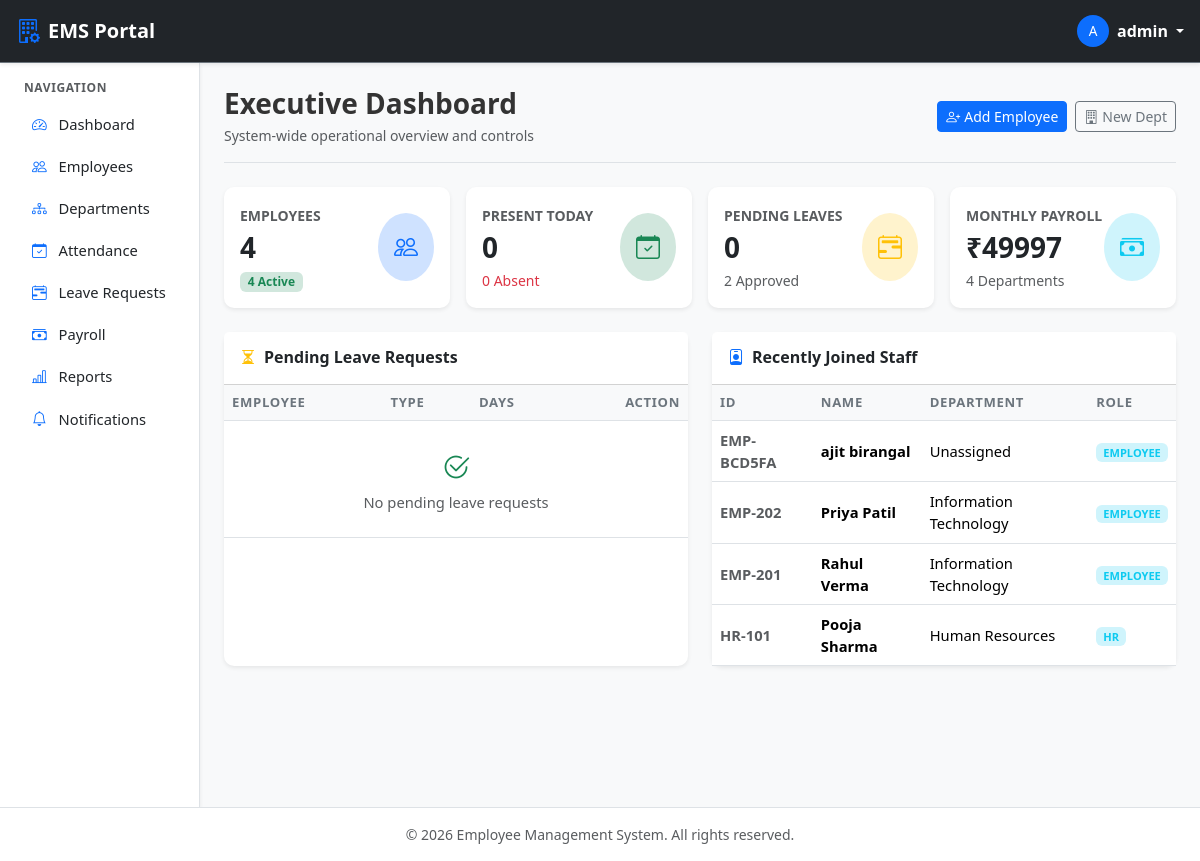
/admin-dashboard/ (signed in), run on the app's committed database.
### employees/models.py (models this page shows, shortened)
class Employee(models.Model):
    ROLE_CHOICES = (
        ('ADMIN', 'Admin'),
        ('HR', 'HR / Manager'),
        ('EMPLOYEE', 'Employee'),
    )
    GENDER_CHOICES = (
        ('MALE', 'Male'),
        ('FEMALE', 'Female'),
        ('OTHER', 'Other'),
    )
    STATUS_CHOICES = (
        ('ACTIVE', 'Active'),
        ('INACTIVE', 'Inactive'),
    )
    user = models.OneToOneField(
        User,
        on_delete=models.CASCADE,
        related_name='employee'
    )
    employee_id = models.CharField(max_length=20, unique=True)
    phone = models.CharField(max_length=15, blank=True, null=True)
    address = models.TextField(blank=True, null=True)
    date_of_birth = models.DateField(blank=True, null=True)
    gender = models.CharField(max_length=10, choices=GENDER_CHOICES, default='MALE')
    profile_picture = models.ImageField(
        upload_to='profile_pictures/',
        blank=True,
        null=True
    )
    department = models.ForeignKey(
        Department,
        on_delete=models.SET_NULL,
        null=True,
        blank=True,
        related_name='employees'
    )
    designation = models.ForeignKey(
        Designation,
        on_delete=models.SET_NULL,
        null=True,
        blank=True,
        related_name='employees'
    )
    joining_date = models.DateField(blank=True, null=True)
    basic_salary = models.DecimalField(max_digits=10, decimal_places=2, default=0.00)
    role = models.CharField(max_length=10, choices=ROLE_CHOICES, default='EMPLOYEE')
    status = models.CharField(max_length=10, choices=STATUS_CHOICES, default='ACTIVE')
    created_at = models.DateTimeField(auto_now_add=True)
    updated_at = models.DateTimeField(auto_now=True)
    class Meta:
        ordering = ['employee_id']
    @property
    def full_name(self):
        return self.user.get_full_name() or self.user.username

### departments/models.py (models this page shows, shortened)
class Department(models.Model):
    name = models.CharField(max_length=100, unique=True)
    description = models.TextField(blank=True, null=True)
    created_at = models.DateTimeField(auto_now_add=True)
    updated_at = models.DateTimeField(auto_now=True)
    class Meta:
        ordering = ['name']
        verbose_name = 'Department'
        verbose_name_plural = 'Departments'

### employees/views.py (the view)
# urls.py: path('admin-dashboard/', views.admin_dashboard_view, name='admin_dashboard'),
@admin_required
def admin_dashboard_view(request):
    today = timezone.now().date()
    total_employees = Employee.objects.count()
    active_employees = Employee.objects.filter(status='ACTIVE').count()
    total_departments = Department.objects.count()
    present_today = Attendance.objects.filter(date=today, status='PRESENT').count()
    absent_today = Attendance.objects.filter(date=today, status='ABSENT').count()
    half_day_today = Attendance.objects.filter(date=today, status='HALF_DAY').count()
    pending_leaves = LeaveRequest.objects.filter(status='PENDING').count()
    approved_leaves = LeaveRequest.objects.filter(status='APPROVED').count()
    monthly_payroll_total = SalaryRecord.objects.filter(
        month=today.month,
        year=today.year
    ).aggregate(total=Sum('net_salary'))['total'] or 0.00
    recent_employees = Employee.objects.select_related('user', 'department', 'designation').order_by('-created_at')[:5]
    recent_leaves = LeaveRequest.objects.select_related('employee__user').filter(status='PENDING').order_by('-applied_at')[:5]
    context = {
        'total_employees': total_employees,
        'active_employees': active_employees,
        'total_departments': total_departments,
        'present_today': present_today,
        'absent_today': absent_today,
        'half_day_today': half_day_today,
        'pending_leaves': pending_leaves,
        'approved_leaves': approved_leaves,
        'monthly_payroll_total': monthly_payroll_total,
        'recent_employees': recent_employees,
        'recent_leaves': recent_leaves,
    }
    return render(request, 'employees/admin_dashboard.html', context)

### employees/templates/employees/admin_dashboard.html (shortened to what this page needs)
{% extends "base.html" %}
{% block content %}
<div class="container-fluid p-0">
    <div class="d-flex flex-column flex-md-row justify-content-between align-items-md-center pb-3 mb-4 border-bottom gap-2">
        <div>
            <h3 class="fw-bold mb-1">Executive Dashboard</h3>
            <p class="text-muted small mb-0">System-wide operational overview and controls</p>
        </div>
        <div class="d-flex gap-2">
            <a href="{% url 'employee_add' %}" class="btn btn-primary btn-sm">
                <i class="bi bi-person-plus me-1"></i>Add Employee
            </a>
            <a href="{% url 'department_add' %}" class="btn btn-outline-secondary btn-sm">
                <i class="bi bi-building me-1"></i>New Dept
            </a>
        </div>
    </div>
    <div class="row g-3 mb-4">
        <div class="col-sm-6 col-xl-3">
            <div class="card card-stat shadow-sm border-0 h-100" style="border-left-color: #0d6efd !important;">
                <div class="card-body">
                    <div class="d-flex justify-content-between align-items-center">
                        <div>
                            <span class="text-muted text-uppercase fw-semibold small">Employees</span>
                            <h3 class="fw-bold my-1 text-dark">{{ total_employees }}</h3>
                            <span class="badge bg-success-subtle text-success">{{ active_employees }} Active</span>
                        </div>
                        <div class="bg-primary-subtle text-primary p-3 rounded-circle">
                            <i class="bi bi-people fs-4"></i>
                        </div>
                    </div>
                </div>
            </div>
        </div>
        <div class="col-sm-6 col-xl-3">
            <div class="card card-stat shadow-sm border-0 h-100" style="border-left-color: #198754 !important;">
                <div class="card-body">
                    <div class="d-flex justify-content-between align-items-center">
                        <div>
                            <span class="text-muted text-uppercase fw-semibold small">Present Today</span>
                            <h3 class="fw-bold my-1 text-dark">{{ present_today }}</h3>
                            <span class="text-danger small">{{ absent_today }} Absent</span>
                        </div>
                        <div class="bg-success-subtle text-success p-3 rounded-circle">
                            <i class="bi bi-calendar-check fs-4"></i>
                        </div>
                    </div>
                </div>
            </div>
        </div>
        <div class="col-sm-6 col-xl-3">
            <div class="card card-stat shadow-sm border-0 h-100" style="border-left-color: #ffc107 !important;">
                <div class="card-body">
                    <div class="d-flex justify-content-between align-items-center">
                        <div>
                            <span class="text-muted text-uppercase fw-semibold small">Pending Leaves</span>
                            <h3 class="fw-bold my-1 text-dark">{{ pending_leaves }}</h3>
                            <span class="text-muted small">{{ approved_leaves }} Approved</span>
                        </div>
                        <div class="bg-warning-subtle text-warning p-3 rounded-circle">
                            <i class="bi bi-calendar2-range fs-4"></i>
                        </div>
                    </div>
                </div>
            </div>
        </div>
        <div class="col-sm-6 col-xl-3">
            <div class="card card-stat shadow-sm border-0 h-100" style="border-left-color: #0dcaf0 !important;">
                <div class="card-body">
                    <div class="d-flex justify-content-between align-items-center">
                        <div>
                            <span class="text-muted text-uppercase fw-semibold small">Monthly Payroll</span>
                            <h3 class="fw-bold my-1 text-dark">₹{{ monthly_payroll_total|floatformat:0 }}</h3>
                            <span class="text-muted small">{{ total_departments }} Departments</span>
                        </div>
                        <div class="bg-info-subtle text-info p-3 rounded-circle">
                            <i class="bi bi-cash-stack fs-4"></i>
                        </div>
                    </div>
                </div>
            </div>
        </div>
    </div>
    <div class="row g-4">
        <div class="col-lg-6">
            <div class="card shadow-sm border-0 h-100">
                <div class="card-header bg-white py-3 d-flex justify-content-between align-items-center">
                    <h6 class="fw-bold mb-0 text-dark"><i class="bi bi-hourglass-split me-2 text-warning"></i>Pending Leave Requests</h6>
                </div>
                <div class="card-body p-0">
                    <div class="table-responsive">
                        <table class="table table-hover align-middle mb-0">
                            <thead>
                                <tr>
                                    <th>Employee</th>
                                    <th>Type</th>
                                    <th>Days</th>
                                    <th class="text-end">Action</th>
                                </tr>
                            </thead>
                            <tbody>
                                {% for leave in recent_leaves %}
                                <tr>
                                    <td class="fw-semibold">{{ leave.employee.full_name }}</td>
                                    <td><span class="badge bg-secondary-subtle text-dark">{{ leave.get_leave_type_display }}</span></td>
                                    <td>{{ leave.total_days }} day(s)</td>
                                    <td class="text-end">
                                        <button class="btn btn-outline-primary btn-sm py-0 px-2">Review</button>
                                    </td>
                                </tr>
                                {% empty %}
                                <tr>
                                    <td colspan="4" class="text-center py-4 text-muted">
                                        <i class="bi bi-check2-circle fs-3 d-block text-success mb-1"></i>No pending leave requests
                                    </td>
                                </tr>
                                {% endfor %}
                            </tbody>
                        </table>
                    </div>
                </div>
            </div>
        </div>
        <div class="col-lg-6">
            <div class="card shadow-sm border-0 h-100">
                <div class="card-header bg-white py-3 d-flex justify-content-between align-items-center">
                    <h6 class="fw-bold mb-0 text-dark"><i class="bi bi-person-badge me-2 text-primary"></i>Recently Joined Staff</h6>
                </div>
                <div class="card-body p-0">
                    <div class="table-responsive">
                        <table class="table table-hover align-middle mb-0">
                            <thead>
                                <tr>
                                    <th>ID</th>
                                    <th>Name</th>
                                    <th>Department</th>
                                    <th>Role</th>
                                </tr>
                            </thead>
                            <tbody>
                                {% for emp in recent_employees %}
                                <tr>
                                    <td class="fw-bold text-muted small">{{ emp.employee_id }}</td>
                                    <td class="fw-semibold">{{ emp.full_name }}</td>
                                    <td>{{ emp.department.name|default:"Unassigned" }}</td>
                                    <td><span class="badge bg-info-subtle text-info">{{ emp.role }}</span></td>
                                </tr>
                                {% empty %}
                                <tr>
                                    <td colspan="4" class="text-center py-4 text-muted">
                                        <i class="bi bi-inbox fs-3 d-block mb-1"></i>No employees found
                                    </td>
                                </tr>
                                {% endfor %}
                            </tbody>
                        </table>
                    </div>
                </div>
            </div>
        </div>
    </div>
</div>
{% endblock %}

### templates/navbar.html (shortened to what this page needs)
<nav class="navbar navbar-expand-lg navbar-dark bg-dark sticky-top border-bottom border-secondary shadow-sm">
    <div class="container-fluid px-3">
        <a class="navbar-brand fw-bold d-flex align-items-center" href="#">
            <i class="bi bi-building-gear text-primary me-2 fs-4"></i>
            <span>EMS Portal</span>
        </a>
        {% if user.is_authenticated %}
        <div class="ms-auto d-flex align-items-center">
            <div class="dropdown">
                <a href="#" class="d-flex align-items-center text-white text-decoration-none dropdown-toggle" id="userDropdown" data-bs-toggle="dropdown" aria-expanded="false">
                    <span class="avatar-badge bg-primary text-white rounded-circle me-2 d-inline-flex justify-content-center align-items-center" style="width: 32px; height: 32px; font-size: 0.85rem;">
                        {{ user.username|first|upper }}
                    </span>
                    <span class="d-none d-sm-inline fw-semibold me-1">{{ user.get_full_name|default:user.username }}</span>
                </a>
            </div>
        </div>
        {% else %}
        <div class="ms-auto">
            <a href="{% url 'login' %}" class="btn btn-outline-light btn-sm px-3">Login</a>
        </div>
        {% endif %}
    </div>
</nav>

### static/css/style.css (style rules this page uses)
:root { --ems-primary: #0d6efd; --ems-dark: #212529; --ems-sidebar-bg: #ffffff; --ems-sidebar-width: 250px; --ems-card-radius: 10px; }
body { font-family: system-ui, -apple-system, "Segoe UI", Roboto, "Helvetica Neue", Arial, sans-serif; color: #333333; background-color: #f8f9fa; }
.card { border-radius: var(--ems-card-radius); border: 1px solid #edf2f9; transition: transform 0.15s ease-in-out, box-shadow 0.15s ease-in-out; }
.card-stat { border-left: 4px solid var(--ems-primary); }
.table thead th { font-size: 0.82rem; text-transform: uppercase; letter-spacing: 0.05em; color: #6c757d; background-color: #f8f9fa; border-bottom: 1px solid #dee2e6; }
.table tbody td { vertical-align: middle; font-size: 0.92rem; }

### data on the page
Employee: employee_id "EMP-BCD5FA", full_name "ajit birangal", department.name "Unassigned", role "EMPLOYEE"
Employee: employee_id "EMP-202", full_name "Priya Patil", department.name "Information Technology", role "EMPLOYEE"
Employee: employee_id "EMP-201", full_name "Rahul Verma", department.name "Information Technology", role "EMPLOYEE"
Employee: employee_id "HR-101", full_name "Pooja Sharma", department.name "Human Resources", role "HR"

### other printed values
{{ user.username|first|upper }} "A"
{{ user.get_full_name|default:user.username }} "admin"
{{ total_employees }} "4"
{{ active_employees }} "4"
{{ present_today }} "0"
{{ absent_today }} "0"
{{ pending_leaves }} "0"
{{ approved_leaves }} "2"
{{ monthly_payroll_total|floatformat:0 }} "49997"
{{ total_departments }} "4"
